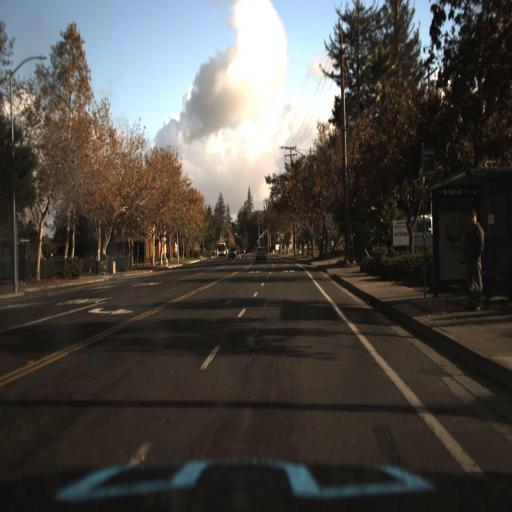
#> input picture homeworks/HW02/extras/test_images/img1.jpg, 512 x 512 px
$ jupyter execute extra-image-basics.ipynb
#> lines starting #> are read from the running program, lines starting #| are printed output that depends on the picture
# Обработка изображений

## Библиотека PIL

Подключим библиотеку, откроем изображение и отобразим его

[cell 1]
from pathlib import Path
from PIL import Image

DATA_DIR = Path() / "test_images"

image = Image.open(DATA_DIR / "img1.jpg")
#> image is the input picture: PIL image 512x512 RGB; mean R, G, B 77.1, 73.6, 69.2
image

Разделим изображение на 3 части (по цветовым каналам)

[cell 2]
r, g, b = image.split()
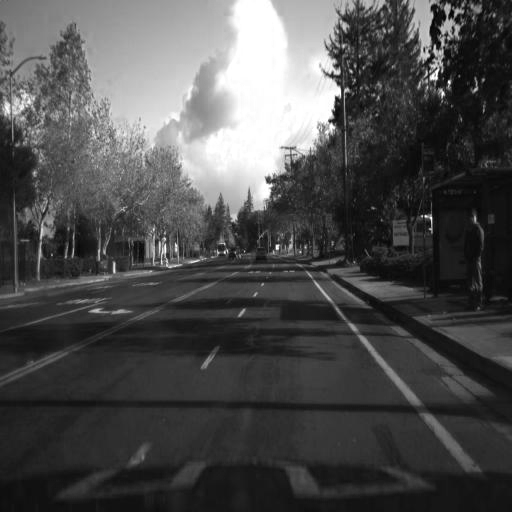
#> r: PIL image 512x512 L; min 0, max 255, mean 77.1
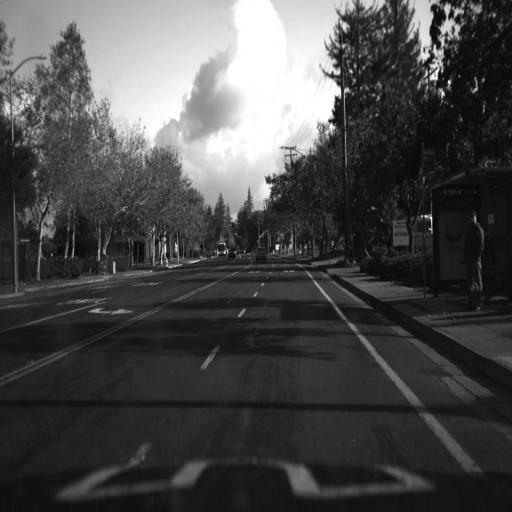
#> g: PIL image 512x512 L; min 0, max 255, mean 73.6
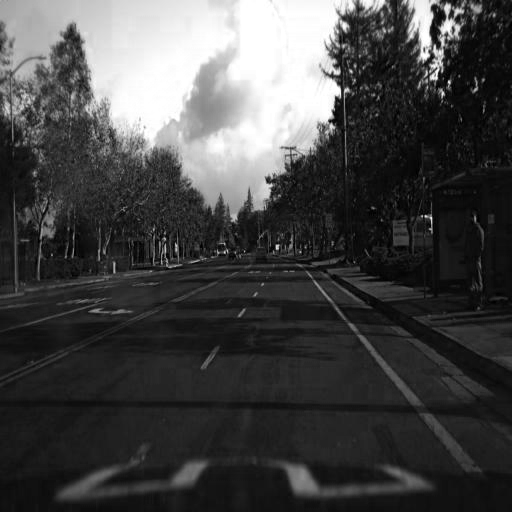
#> b: PIL image 512x512 L; min 0, max 255, mean 69.2
r # красный канал

[cell 3]
g # зеленый канал

[cell 4]
b # синий канал

Считаем гистограмму цветов (т.е. сколько пикселей каждого значения присутствует в изображении)

[cell 5]
histogram = image.histogram()
#> histogram = 768 values, max 6634 at index 529, min 1 at index 2, mean 1024
len(histogram) # 768 = 3* 256 элементов
#> Out = 768

Узнать информацию об изображении, если она есть, можно командой _getexif()

[cell 6]
exif = image._getexif()
exif

Можно обрезать изображение командой crop() (передаем x1,y1,x2,y2)
Сохранить изображение можно командой save()

[cell 7]
cropped = image.crop((50,50,250,250))
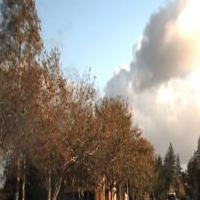
#> cropped: PIL image 200x200 RGB; mean R, G, B 143.8, 136.9, 128.3
cropped.save(DATA_DIR / "img1_crop.png")
cropped

Для быстрого получения координат можно использовать Gimp или Photoshop

Поворот изображения можно сделать командой rotate()

Выполнять все действия с изображениями лучше только если они открыты. Для проверки результата команды открытия нужно использовать блок:

[cell 8]
try:
    ...
except ...:
    ...

Если вдруг произошла ошибка, то вернется ошибка IOError(ошибка ввода-вывода из моделя sys), и произойдет то, что мы пропишем, и корректно программа завершиться

[cell 9]
import sys

try:
    image = Image.open(DATA_DIR / "img2.jpg")
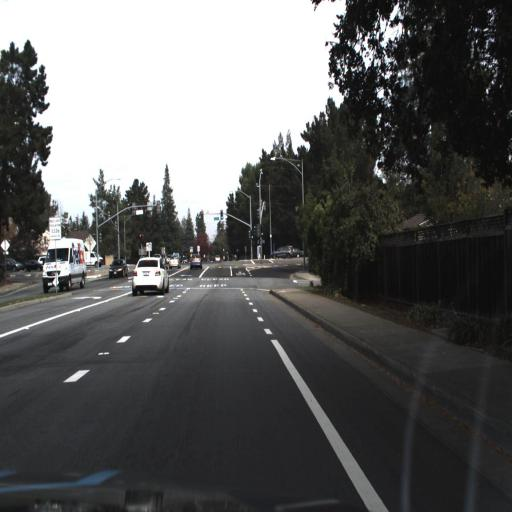
#> input picture homeworks/HW02/extras/test_images/img2.jpg, 512 x 512 px
#> image is the input picture: PIL image 512x512 RGB; mean R, G, B 94, 94.3, 94
except IOError:
    print("Unable to load image")
    sys.exit(1)

rotated = image.rotate(120)
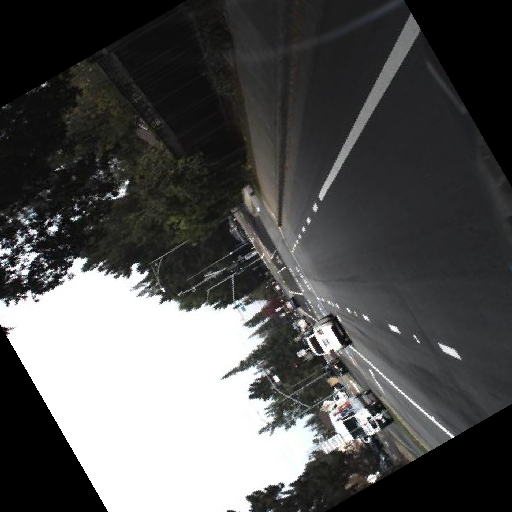
#> rotated: PIL image 512x512 RGB; mean R, G, B 83, 83.2, 82.8
rotated.save(DATA_DIR / "img2_rotated.jpg")
rotated

## Рисование в Pillow

Модуль ImageDraw имеет базовые возможности для создания 2D графики

Модуль new() создает новое изображение с режимом "RGBA", размер 200х200 и белый фон
С помощью метода rectangle() на изображении нарисуем синий прямоугольник указав координаты его углов и цвет, а с помощью метода ellipse() добавим желтый эллипс, указав координаты углов прямоугольника, в который он вписан и цвет

[cell 10]
from PIL import ImageDraw

imageDraw = Image.new("RGBA",(200,200),"black")
idraw = ImageDraw.Draw(imageDraw)

idraw.rectangle((10,10,100,100),fill="blue")
idraw.ellipse((20,20,90,90),fill="yellow")

imageDraw
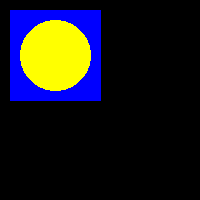
#> Out: PIL image 200x200 RGBA; mean R, G, B, A 25.1, 25.1, 27.7, 255

С помощью метода text() можно добавить текст на изображение

[cell 11]
try:
    image = Image.open(DATA_DIR / "img3.jpg")
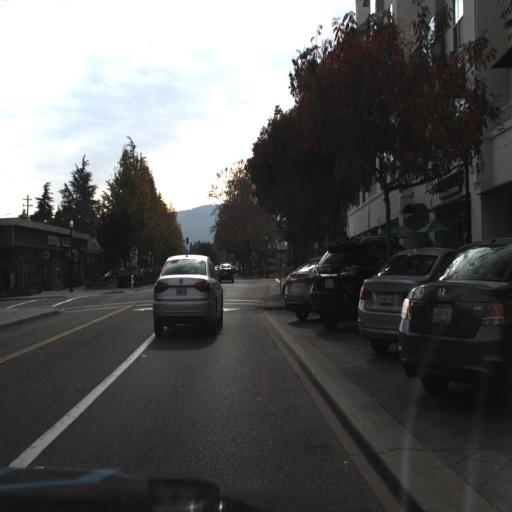
#> input picture homeworks/HW02/extras/test_images/img3.jpg, 512 x 512 px
#> image is the input picture: PIL image 512x512 RGB; mean R, G, B 88.3, 88.4, 87.9
except IOError:
    print("Unable to load image")
    sys.exit(1)

idraw = ImageDraw.Draw(image)
text = "Speed: 56"

idraw.text((450, 40), text)

image
